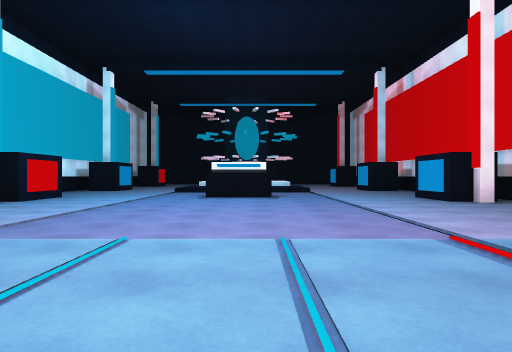
View 1 (above)

16 first-person views from a walk through a Unity game level. The camera is 1.2 m above the floor, looks level and sees 70° across. The floor is counted in squares, 2 m on a side. Each view is taken from the middle of a square. On the plan, view 1 faces up. The plan holds only what a view shows up to about 10 squares ahead; the rest is blank. The place goes on beyond the plan. The player character is not drawn.

View 2
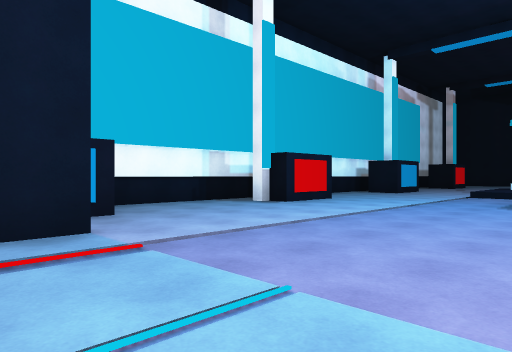

View 3
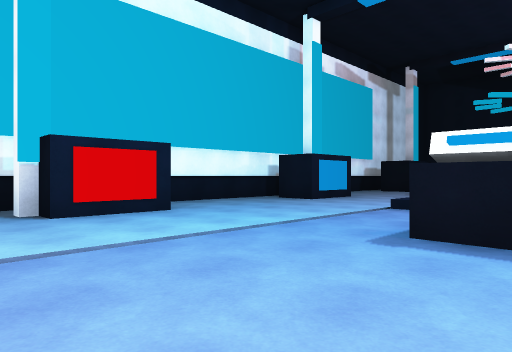

View 4
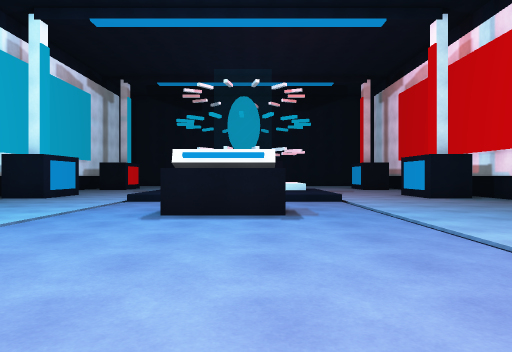

View 5
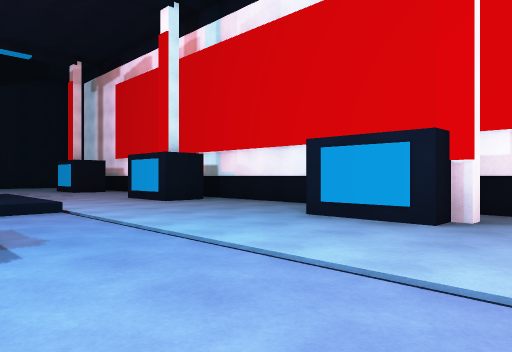

View 6
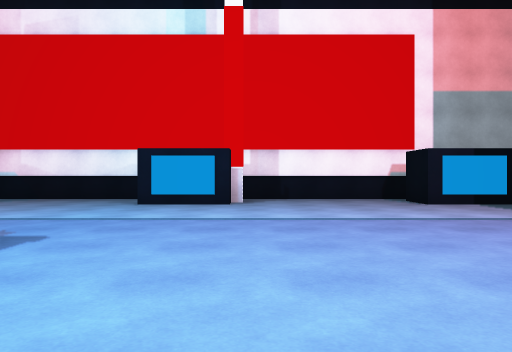

View 7
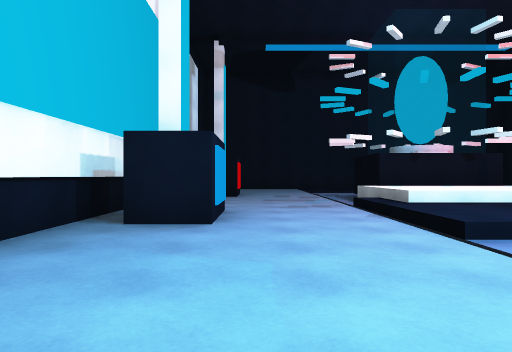

View 8
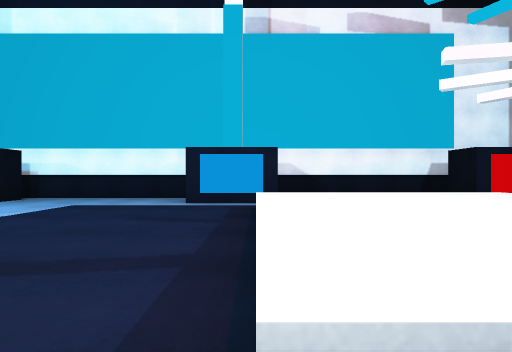

View 9
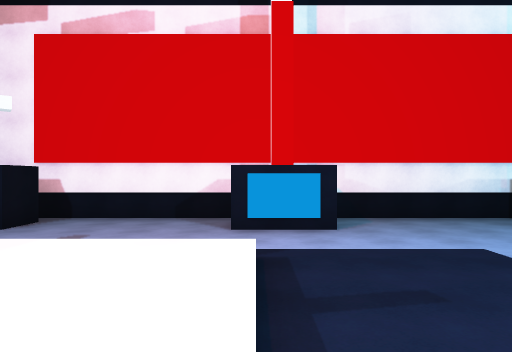

View 10
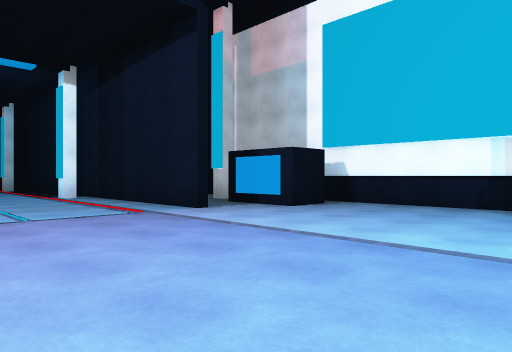

View 11
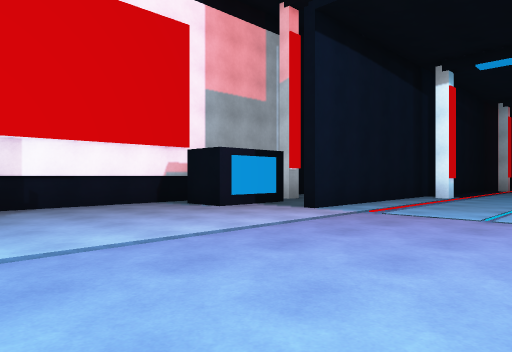

View 12
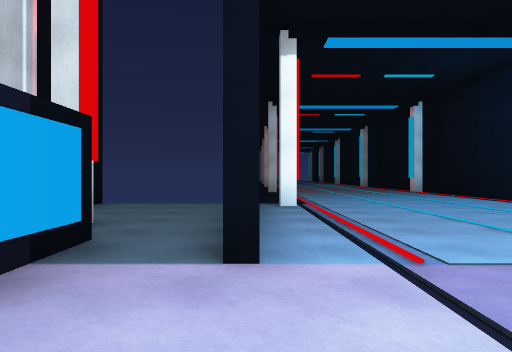

View 13
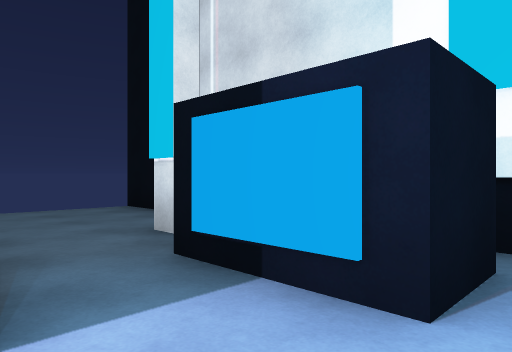

View 14
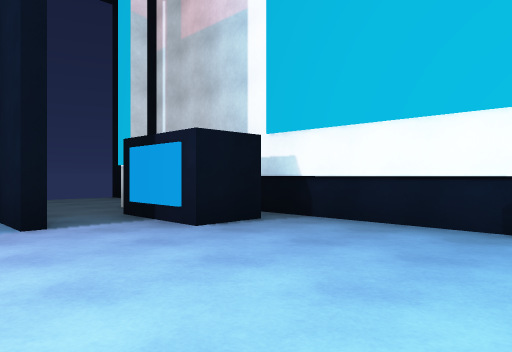

View 15
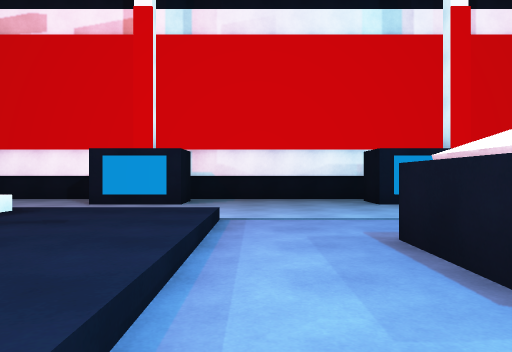

View 16
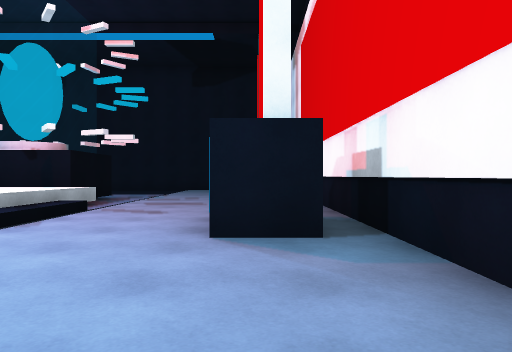

### Floor plan
Key: @ floor where view 1 was taken; # wall or solid block; . main floor; : floor 0.25 m higher than the main floor; + floor 0.75 m higher than the main floor; / step, stairs or slope; O other object.
Columns run from 8 left of view 1 to 7 right of it. Each row starts with its distance up from view 1.
 21 #         .. #.#
 20 #  ...    .....#
 19 # ....####.....#
 18 # ....++++.....#
 17 # .../++++/....#
 16 #.#..//////..#.#
 15 #.#../::::/..#.#
 14 #..../::::/....#
 13 #..............#
 12 #..............#
 11 #......OO......#
 10 #.#..........#.#
  9 #.#..........#.#
  8 #..............#
  7 #..............#
  6 #..............#
  5 #..............#
  4 #.#..........#.#
  3   #.#/..../#.#
  2   ..#/..../#..
  1   #.#/..../#.#
  0  ...#/..@./#...
 -1  ...#/..../#...
 -2     #/..../#
 -3     #/..../
 -4     #/..../

Positions as (right, up) in squares from view 1, and headings:
1: (0, 0), facing up
2: (0, 2), facing up-left
3: (0, 7), facing up-left
4: (0, 5), facing up
5: (0, 7), facing up-right
6: (-3, 8), facing right
7: (-5, 10), facing up
8: (2, 16), facing left
9: (-2, 16), facing right
10: (0, 9), facing down-left
11: (-1, 9), facing down-right
12: (3, 6), facing down
13: (-4, 5), facing down-left
14: (-3, 8), facing down-left
15: (-3, 13), facing right
16: (5, 11), facing up
